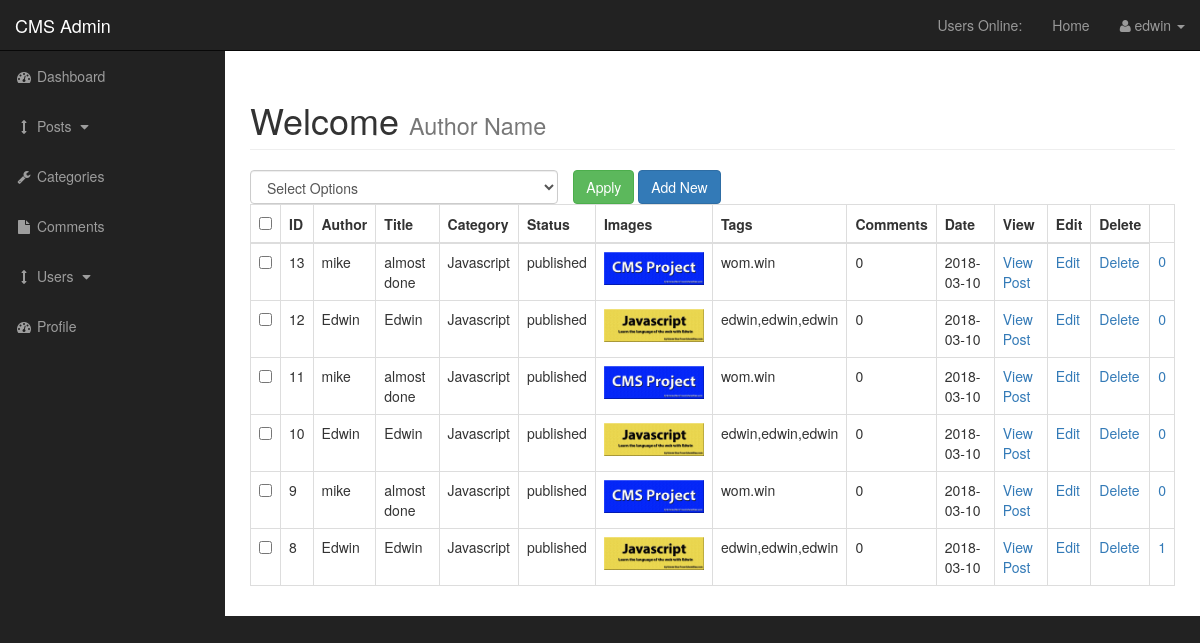
The app's page /admin/posts.php (signed in) with its own data.
### tables this page shows
CREATE TABLE `posts` (
  `post_id` int(3) NOT NULL,
  `post_category_id` int(3) NOT NULL,
  `post_title` varchar(255) NOT NULL,
  `post_author` varchar(255) NOT NULL,
  `post_date` date NOT NULL,
  `post_image` text NOT NULL,
  `post_content` text NOT NULL,
  `post_tag` varchar(255) NOT NULL,
  `post_comment_count` int(11) NOT NULL,
  `post_status` varchar(255) NOT NULL DEFAULT 'draft',
  `post_views` int(11) NOT NULL
);

CREATE TABLE `categories` (
  `cat_id` int(3) NOT NULL,
  `cat_title` varchar(255) NOT NULL
);

### admin/include/view_all_posts.php (the view, shortened to what this page needs)
<form action="" method="post">
    <table class="table table-bordered table-hover">
        <div id="bulkOptionsContainer" class="col-xs-4">
            <select class="form-control" name="bulk_options" id="">
                <option value="">Select Options</option>
            </select>
        </div>
        <div class="col-xs-4">
            <input type="submit" name="submit" class="btn btn-success" value="Apply">
            <a class="btn btn-primary" href="posts.php?source=add_post">Add New</a>
        </div>
        <thead>
            <tr>
                <th><input type="checkbox" id="selectAllBoxes" name=""></th>
                <th>ID</th>
                <th>Author</th>
                <th>Title</th>
                <th>Category</th>
                <th>Status</th>
                <th>Images</th>
                <th>Tags</th>
                <th>Comments</th>
                <th>Date</th>
                <th>View</th>
                <th>Edit</th>
                <th>Delete</th>
            </tr>
        </thead>
        <tbody>
            <?php
                $query = "SELECT * FROM posts ORDER by post_id DESC ";
                $select_posts = mysqli_query($connection, $query);
                while ($row = mysqli_fetch_assoc($select_posts)) {
                    $post_id = $row['post_id'];
                    $post_author = $row['post_author'];
                    $post_title = $row['post_title'];
                    $post_category_id = $row['post_category_id'];
                    $post_status = $row['post_status'];
                    $post_image = $row['post_image'];
                    $post_tags = $row['post_tag'];
                    $post_comment_count = $row['post_comment_count'];
                    $post_date = $row['post_date'];
                    $post_views_count = $row['post_views'];
                    echo "<tr>";
                    ?>
                    <td><input class='checkBoxes' type='checkbox' name='checkBoxArray[]' value='<?php echo $post_id ?>'></td>
                    <?php
                    echo "<td>$post_id</td>";
                    echo "<td>$post_author</td>";
                    echo "<td>$post_title</td>";
                    $query = "SELECT * FROM categories WHERE cat_id = {$post_category_id} ";
                    $select_categories_id = mysqli_query($connection, $query);
                    while ($row = mysqli_fetch_assoc($select_categories_id)) {
                        $cat_title = $row['cat_title'];
                        echo "<td>{$cat_title}</td>";
                    }
                    echo "<td>$post_status</td>";
                    echo "<td><img width='100' src='../images/$post_image'></td>";
                    echo "<td>$post_tags</td>";
                    echo "<td>$post_comment_count</td>";
                    echo "<td>$post_date</td>";
                    echo "<td><a href='../post.php?p_id={$post_id}'>View Post</a></td>";
                    echo "<td><a href='posts.php?source=edit_post&p_id={$post_id}'>Edit</a></td>";
                    echo "<td><a onClick=\"javascript: return confirm('Are you sure you want to delete? Cannot be undone'); \" href='posts.php?delete={$post_id}'>Delete</a></td>";
                    echo "<td><a href='posts.php?reset={$post_id}'>{$post_views_count}</a></td>";
                    echo "</tr>";
                }
            ?>
        </tbody>
    </table>
</form>

### admin/css/sb-admin.css (style rules this page uses)
body { margin-top: 100px; background-color: #222; }
@media (min-width:768px) { body { margin-top: 50px; } }
#bulkOptionsContainer { padding: 0px; }

### records on screen
posts: post_id "13", post_author "mike", post_title "almost done", post_status "published", post_image (picture), post_tag "wom.win", post_comment_count "0", post_date "2018-03-10", post_views "0"
categories: cat_title "Javascript"
posts: post_id "12", post_author "Edwin", post_title "Edwin", post_status "published", post_image (picture), post_tag "edwin,edwin,edwin", post_comment_count "0", post_date "2018-03-10", post_views "0"
posts: post_id "11", post_author "mike", post_title "almost done", post_status "published", post_image (picture), post_tag "wom.win", post_comment_count "0", post_date "2018-03-10", post_views "0"
posts: post_id "10", post_author "Edwin", post_title "Edwin", post_status "published", post_image (picture), post_tag "edwin,edwin,edwin", post_comment_count "0", post_date "2018-03-10", post_views "0"
posts: post_id "9", post_author "mike", post_title "almost done", post_status "published", post_image (picture), post_tag "wom.win", post_comment_count "0", post_date "2018-03-10", post_views "0"
posts: post_id "8", post_author "Edwin", post_title "Edwin", post_status "published", post_image (picture), post_tag "edwin,edwin,edwin", post_comment_count "0", post_date "2018-03-10", post_views "1"

### other values on screen
$_SESSION['username'] "edwin"
